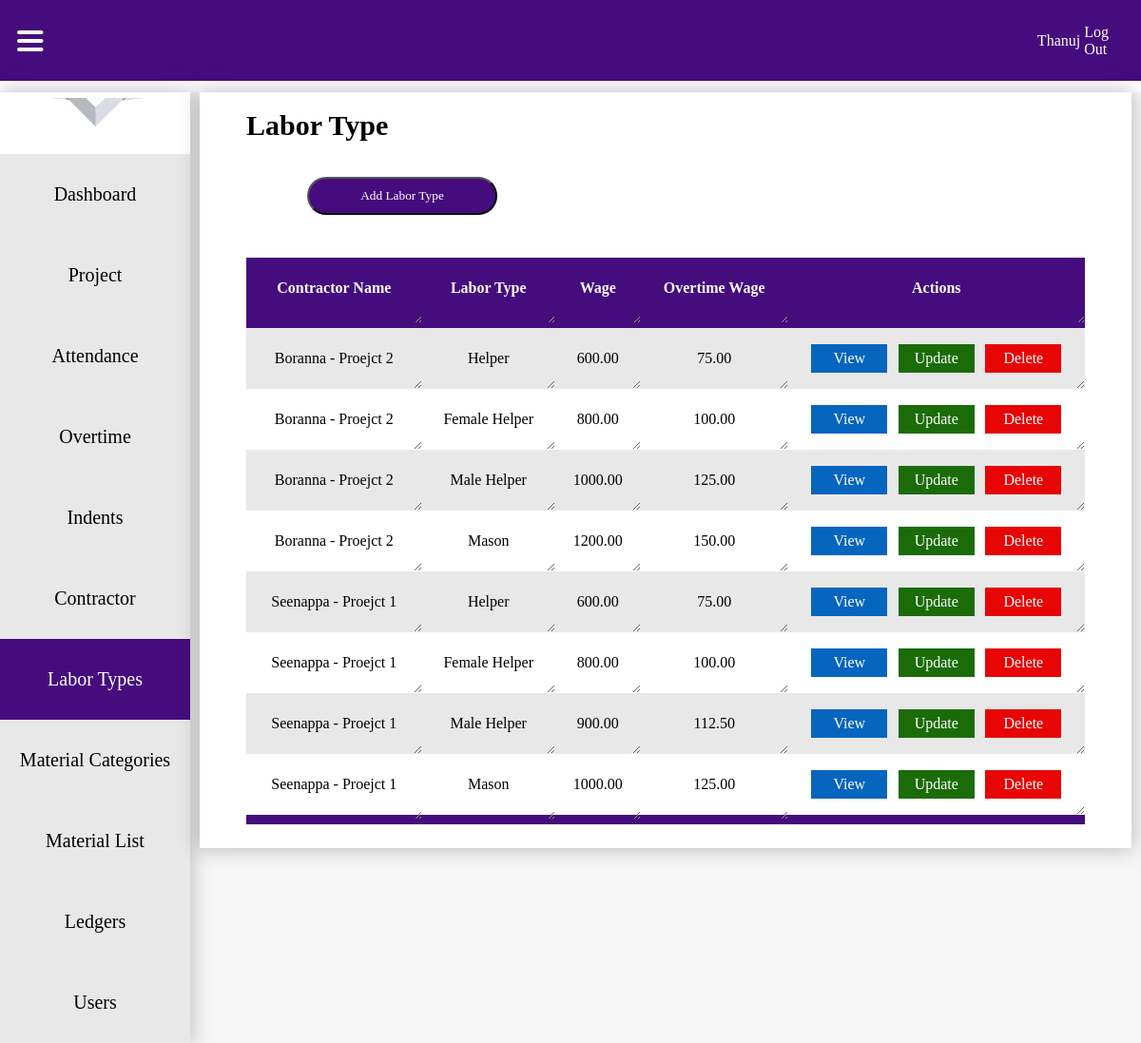
The app's page /Labortypelist/ (signed in) with its own data.
### attandance/models.py (models this page shows, shortened)
class User(AbstractUser):
    is_admin = models.BooleanField(default=False)
    is_office_login = models.BooleanField(default=False)
    is_site_engineer = models.BooleanField(default=False)

class LaborTypes(models.Model):
    Contractor = models.ForeignKey(Contractor, on_delete=models.DO_NOTHING)
    Labor_type = models.CharField(max_length=500)
    wage = models.DecimalField(max_digits=10, decimal_places=2)
    overtime_wage = models.DecimalField(max_digits=10, decimal_places=2, blank=True, null=True)

class Contractor(models.Model):
    Contractor_name = models.CharField(max_length=500)
    Project = models.ForeignKey(Project, on_delete=models.DO_NOTHING)
    def __str__(self):
        return f"{self.Contractor_name} - {self.Project}"

class Project(models.Model):
    Project_name = models.CharField(max_length=300)
    Project_location = models.CharField(max_length=300)
    Project_Start_date = models.DateField()
    Project_End_date = models.DateField()
    Project_Dimensions = models.CharField(max_length=50)
    Floors = models.IntegerField()
    Builtup_area = models.CharField(max_length=100000)
    Length = MeasurementField(measurement=Area)
    Breadth = MeasurementField(measurement=Area)
    site_engineers = models.ManyToManyField('SiteEngineer', related_name='projects')
    def __str__(self):
        return self.Project_name

### attandance/views.py (the view)
# urls.py: path('Labortypelist/', LaborTypeListView.as_view(), name='labortypelist'),
class LaborTypeListView(LoginRequiredMixin, ListView):
    template_name = "labortypelist.html"
    model = LaborTypes
    queryset = LaborTypes.objects.all().order_by('-id')
    context_object_name = "labortypes"

### templates/labortypelist.html (shortened to what this page needs)
{% load static %}
<!DOCTYPE html>
<html lang="en">
<head>
    <link rel="stylesheet" href="{% static 'css/dashboard.css' %}">
</head>
<body>
     <nav>
        <div class="menu" >
            <img src="{% static 'icons/hamburger menu.svg' %}" alt="" onclick="toggleNavigation()">
        </div>
        <ul>
            <li>
                {% if request.user.is_authenticated %}
                <a href="">{{ request.user.username }}</a>
                <a href="{% url 'logout' %}">Log Out</a>
                {% else %}
                <a href="">Profile</a>
                <img src="{% static 'icons/dropdownarrowsvg.svg' %}" alt="">
                {% endif %}
            </li>
        </ul>
    </nav>
    <div class="contentholder">
        <div class="navigation">
            <img class="logo" src="{% static 'icons/Vivin-construction-and-engineering-logo.png' %}" alt="">
            <div class="tabholder">
                {% if request.user.is_admin or request.user.is_office_login %}
                <div class="nav-tab"  onclick="toggleActive(this)">
                    <a href="{% url 'dashboard' %}">Dashboard</a>
                </div>
                {% endif %}
                {% if request.user.is_admin or request.user.is_office_login %}
                <div class="nav-tab"  onclick="toggleActive(this)">
                    <a href="{% url 'projects' %}">Project</a>
                </div>
                {% endif %}
                {% if request.user.is_admin or request.user.is_office_login or request.user.is_site_engineer %}
                <div class="nav-tab" onclick="toggleActive(this)">
                    <a href="{% url 'attendance_recordlist' %}">Attendance</a>
                </div>
                {% endif %}
                {% if request.user.is_admin or request.user.is_office_login or request.user.is_site_engineer %}
                <div class="nav-tab" onclick="toggleActive(this)">
                    <a href="{% url 'overtimelist' %}">Overtime</a>
                </div>
                {% endif %}
                {% if request.user.is_admin or request.user.is_office_login or request.user.is_site_engineer %}
                <div class="nav-tab" onclick="toggleActive(this)">
                    <a href="{% url 'indentlist' %}">Indents</a>
                </div>
                {% endif %}
                {% if request.user.is_admin or request.user.is_office_login %}
                <div class="nav-tab" onclick="toggleActive(this)">
                    <a href="{% url 'contractorslist' %}">Contractor</a>
                </div>
                {% endif %}
                {% if request.user.is_admin or request.user.is_office_login %}
                <div class="nav-tab" onclick="toggleActive(this)">
                    <a href="{% url 'labortypelist' %}">Labor Types</a>
                </div>
                {% endif %}
                {% if request.user.is_admin or request.user.is_office_login %}
                <div class="nav-tab" onclick="toggleActive(this)">
                    <a href="{% url 'materialcategorylist' %}">Material Categories</a>
                </div>
                {% endif %}
                {% if request.user.is_admin or request.user.is_office_login %}
                <div class="nav-tab" onclick="toggleActive(this)">
                    <a href="{% url 'materiallist' %}">Material List</a>
                </div>
                {% endif %}
                {% if request.user.is_admin or request.user.is_office_login %}
                <div class="nav-tab" onclick="toggleActive(this)">
                    <a href="{% url 'allreports' %}">Ledgers</a>
                </div>
                {% endif %}
                {% if request.user.is_admin or request.user.is_office_login %}
                <div class="nav-tab" onclick="toggleActive(this)">
                    <a href="">Users</a>
                </div>
                {% endif %}
            </div>
        </div>
        <div class="displayboard">
            <div class="whiteboard">
                <div class="alignmentmaker">
                    <h3>Labor Type</h3>
                    <div class="bottonholder">
                        <a href="{% url 'labortypecreate' %}"><button>Add Labor Type</button></a>
                    </div>
                    <div class="tableholder">
                        <table>
                            <thead>
                                <tr>
                                    <th>Contractor Name</th>
                                    <th>Labor Type</th>
                                    <th>Wage</th>
                                    <th>Overtime Wage</th>
                                    <th>Actions</th>
                                </tr>
                            </thead>
                            <tbody>
                                {% for labortype in labortypes %}
                                <tr>
                                    <td>{{ labortype.Contractor }}</td>
                                    <td>{{ labortype.Labor_type }}</td>
                                    <td>{{ labortype.wage }}</td>
                                    <td>{{ labortype.overtime_wage }}</td>
                                    <td class="action">
                                        <a id="view" href="{% url 'labortypedetail' labortype.pk %}"><div class="buttonview">View</div></a>
                                        <a id="update" href="{% url 'labortypeupdate' labortype.pk %}"><div class="button">Update</div></a>
                                        <a id="delete" href="{% url 'labortypedelete' labortype.pk %}"><div class="buttondelete">Delete</div></a>
                                    </td>
                                </tr>
                                {% endfor %}
                            </tbody>
                        </table>
                    </div>
                </div>
            </div>
        </div>
    </div>
</body>
</html>

### static/css/dashboard.css (style rules this page uses)
* { margin: 0; padding: 0; font-family: Montserrat; }
nav { background: #450C7D; width: 100%; height: 85px; display: flex; justify-content: right; align-items: center; }
nav img { margin-left: 3%; }
nav ul { width: 100%; display: flex; align-items: center; justify-content: flex-end; }
nav ul li { margin: 2%; display: flex; align-items: center; justify-content: flex-end; }
nav ul li a { text-decoration: none; color: white; font-family: Montserrat; }
.contentholder { width: 100%; display: flex; align-items: start; justify-content: center; background: #F6F6F6; margin-top: 1%; }
.navigation { width: 20%; height: 100%; background: #FFF; box-shadow: 0px 0px 20px 1px rgba(0, 0, 0, 0.25); display: grid; align-items: center; justify-items: center; transition: width 0.5s ease-in-out; }
.logo { margin: 3%; width: 80%; }
.displayboard { width: 100%; display: grid; align-items: start; justify-items: center; transition: width 0.5s ease-in-out; }
.menu { width: 100%; display: flex; align-items: center; justify-content: left; height: 100%; }
.menu img { margin: 3% 5% 3% 3%; cursor: pointer; }
.nav-tab { width: 100%; height: 85px; display: flex; align-items: center; justify-content: center; background: #E8E8E8; cursor: pointer; transition: .3s ease-in-out; }
.nav-tab.active { background: #450C7D; color: white; transition: .3s ease-in-out; }
.nav-tab.active a { color: white; }
.nav-tab a { text-decoration: none; color: black; text-align: center; font-size: 20px; color: black; width: 100%; height: 100%; display: flex; align-items: center; justify-content: center; }
.tabholder { width: 100%; }
.whiteboard { width: 98%; background: white; box-shadow: 0px 0px 20px 1px rgba(0, 0, 0, 0.25); display: flex; align-items: start; justify-content: center; }
.alignmentmaker { width: 90%; display: grid; align-items: start; justify-items: center; }
.alignmentmaker h3 { font-size: 30px; margin: 2% 0% 2% 0%; width: 100%; }
button { width: 200px; height: 40px; background-color: #450C7D; color: #FFF; border-radius: 20px; margin: 2%; cursor: pointer; }
table { border-collapse: collapse; margin: 25px 0; font-size: 16px; width: 100%; resize: horizontal; }
table thead tr { background: #450C7D; color: #FFF; font-weight: bold; padding: 3%; text-align: center; height: 40px; }
tr { background: #E8E8E8; }
tr:nth-child(even) { background: white; }
tr:last-child { border-bottom: 10px solid#450C7D; }
th, td { padding: 12px; height: 40px; text-align: center; overflow-x: auto; resize: horizontal; }
.action { padding: 12px; height: 40px; text-align: center; overflow-x: auto; display: flex; align-items: center; justify-content: center; }
#update { text-decoration: none; color: white; }
#delete { text-decoration: none; color: white; }
#view { text-decoration: none; color: #FFF; }
.button { background: #1b6c09; width: 80px; height: 30px; display: flex; align-items: center; justify-content: center; }
.buttondelete { background: #e70505; width: 80px; height: 30px; display: flex; align-items: center; justify-content: center; }
.buttonview { background: #0665be; width: 80px; height: 30px; display: flex; align-items: center; justify-content: center; }
.bottonholder { width: 90%; display: flex; align-items: center; justify-content: left; flex-wrap: wrap; }
a { margin: 2%; }
.tableholder { width: 100%; overflow-x: scroll; white-space: nowrap; }

### records on screen
User: user.username "Thanuj"
LaborTypes: Contractor "Boranna - Proejct 2", Labor_type "Helper", wage "600.00", overtime_wage "75.00"
LaborTypes: Contractor "Boranna - Proejct 2", Labor_type "Female Helper", wage "800.00", overtime_wage "100.00"
LaborTypes: Contractor "Boranna - Proejct 2", Labor_type "Male Helper", wage "1000.00", overtime_wage "125.00"
LaborTypes: Contractor "Boranna - Proejct 2", Labor_type "Mason", wage "1200.00", overtime_wage "150.00"
LaborTypes: Contractor "Seenappa - Proejct 1", Labor_type "Helper", wage "600.00", overtime_wage "75.00"
LaborTypes: Contractor "Seenappa - Proejct 1", Labor_type "Female Helper", wage "800.00", overtime_wage "100.00"
LaborTypes: Contractor "Seenappa - Proejct 1", Labor_type "Male Helper", wage "900.00", overtime_wage "112.50"
LaborTypes: Contractor "Seenappa - Proejct 1", Labor_type "Mason", wage "1000.00", overtime_wage "125.00"
